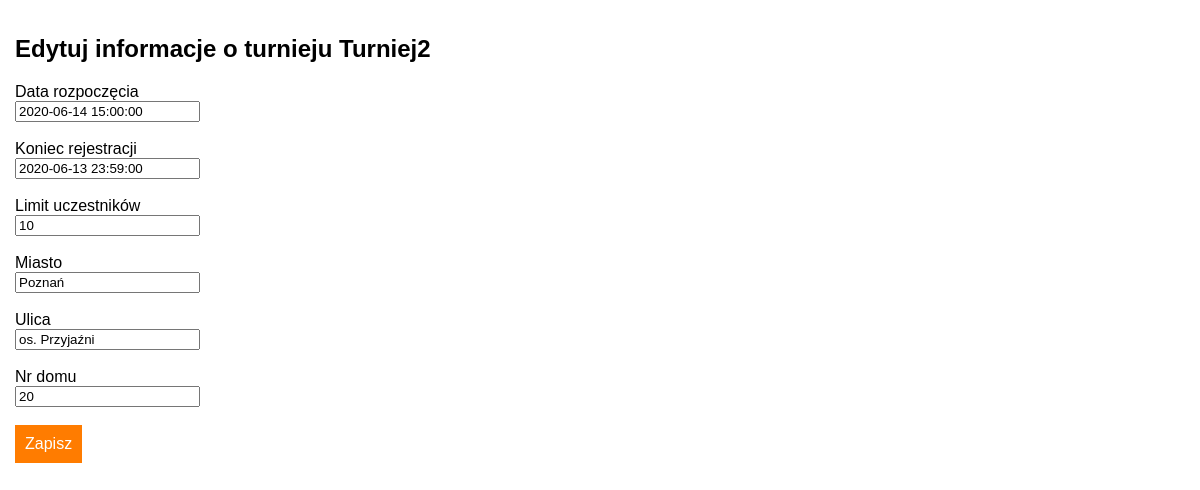
Page /tournament/2/edit/ (signed in) on the earlier database version.
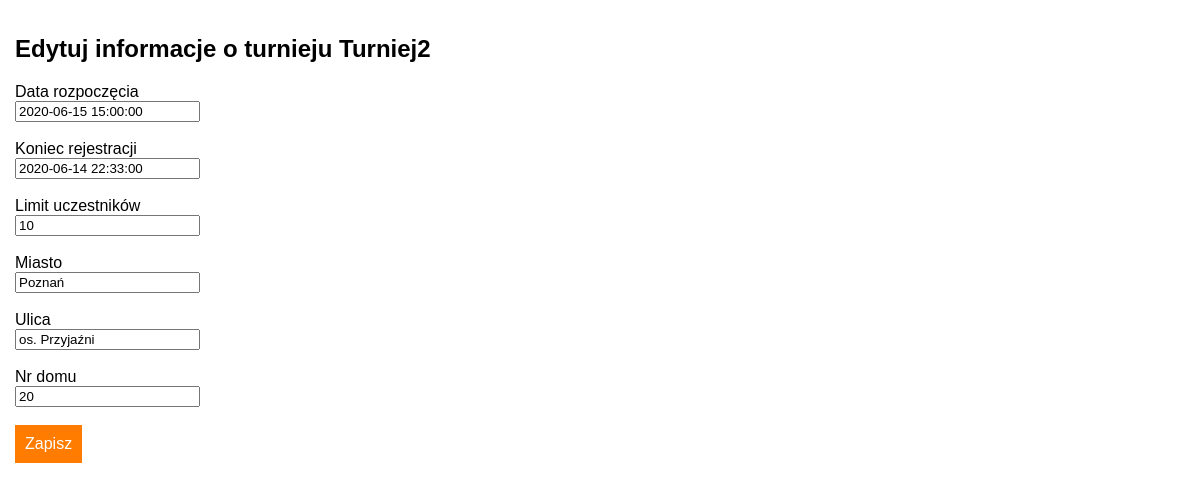
Same page on the later database version.
### Tourn/models.py (models this page shows)
class Tournament(models.Model):
    name = models.CharField(max_length=50)
    discipline = models.CharField(max_length=50)
    start_date = models.DateTimeField()
    registration_deadline = models.DateTimeField()
    participants_limit = models.IntegerField()
    city = models.CharField(max_length=20)
    street = models.CharField(max_length=50)
    number = models.IntegerField()
    organizer = models.ForeignKey(settings.AUTH_USER_MODEL, on_delete=models.CASCADE)

### Tourn/views.py (the view)
# urls.py: path('tournament/<int:id>/edit/', views.edit_tournament, name='tournament_edit'),
def edit_tournament(request, id):
    try:
        tourn = Tournament.objects.get(id=id)
    except Tournament.DoesNotExist:
        raise Http404("Nie ma takiego turnieju")
    try:
        participants = Participation.objects.filter(tournament=tourn)
        participants_number = len(participants)
    except Participation.DoesNotExist:
        participants_number = 0
    if request.user.is_authenticated:
        if request.method == 'POST':
            if request.user.id == tourn.organizer_id and tourn.registration_deadline > timezone.now():
                form = EditTournamentForm(request.POST, instance=tourn, participants=participants_number, start=tourn.start_date)
                if form.is_valid():
                    tournament = form.save(commit=False)
                    tournament.save()
                    return redirect('/../tournament/' + str(tournament.id))
            else:
                if tourn.registration_deadline <= timezone.now():
                    messages.add_message(request, messages.INFO, 'Nie możesz edytować informacji o turnieju, który już się rozpoczął')
                else:
                    messages.add_message(request, messages.INFO,'Nie możesz edytować informacji o turnieju, którego organizatorem nie jesteś')
                return redirect('../')
        else:
            form = EditTournamentForm(instance=tourn, participants=participants_number, start=tourn.start_date)
        return render(request, 'tournaments/edit.html', {'form': form, 'participants_number': participants_number, 'tourn': tourn})
    else:
        return redirect('login')

### Tourn/forms.py (shortened to what this page needs)
class EditTournamentForm(ModelForm):
    participants = 0
    start = timezone.now()
    def __init__(self, *args, **kwargs):
        self.participants = kwargs.pop('participants')  # cache the user object you pass in
        self.start = kwargs.pop('start')
        super(ModelForm, self).__init__(*args, **kwargs)
    class Meta:
        model = Tournament
        fields = ['start_date', 'registration_deadline', 'participants_limit', 'city', 'street', 'number']
        labels = {'name': 'Nazwa', 'discipline': 'Dyscyplina', 'start_date': 'Data rozpoczęcia',
                  'registration_deadline': 'Koniec rejestracji',
                  'participants_limit': 'Limit uczestników', 'city': 'Miasto', 'street': 'Ulica', 'number': 'Nr domu'}

### templates/tournaments/edit.html (shortened to what this page needs)
<!DOCTYPE html>
    <html lang="pl">
    <head>
        <link rel="stylesheet" href="../../../Tourn/static/form_style.css">
    </head>
    <body>
{% block content %}
    <div class="add-padding">
  <h2>Edytuj informacje o turnieju {{ tourn.name }}</h2>
  <form method="post">
      {% for field in form %}
          {{ field.label }}<br>
          {{ field }} {{ field.help_text }}
          {{ field.errors }}<br>
          <br>
    {% endfor %}
      <button class="orange-button" type="submit">Zapisz</button>
  </form>
    </div>
{% endblock %}
    </body>
</html>

Differences in the rows shown:
changed Tournament "Turniej2": start_date "2020-06-14 15:00:00" → "2020-06-15 15:00:00"; registration_deadline "2020-06-13 23:59:00" → "2020-06-14 22:33:00"
